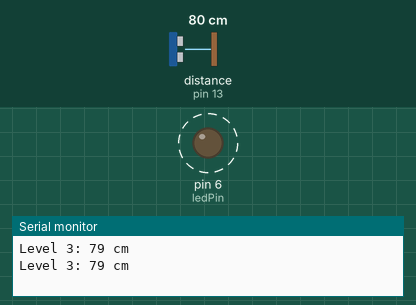
Recording of a sketch running on a simulated Arduino Uno, built with avr-gcc and run on an emulated ATmega328P. Parts: output pins drawn as LEDs (lit = HIGH), the last lines printed to the serial monitor. Wiring (inferred from the names in the program): ultrasonic range finder: trigger pin 2; echo pin 13. Dashed ring = blinking. The inputs (shaded band) are chosen by the test bench; at power-on: distance to the obstacle (sensor on pin 13) 80 cm. The echo pulse lasts 58.3 µs per cm; pins used as bus, display or sensor lines are not drawn.

Above: at 2.0 s.
2.1 s: distance to the obstacle (sensor on pin 13) set to 145 cm
3.9 s: distance to the obstacle (sensor on pin 13) set to 153 cm
At 5.3 s:
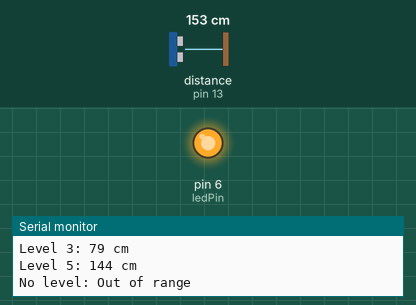
At 6.5 s:
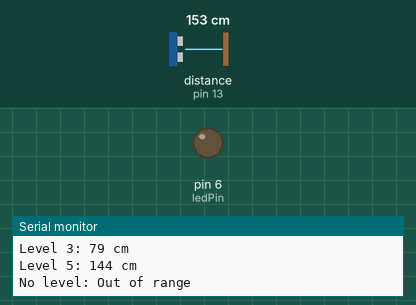
Timing chart, 0 to 14.4 s (numbered marks = the images above; inputs shaded):
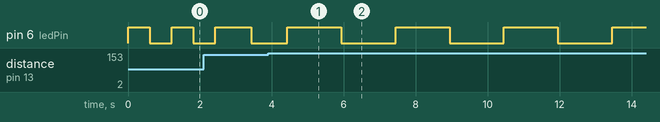

The sketch:

Task_1.ino
```cpp
const int trigPin = 2;
const int echoPin = 13;
int ledPin = 6;
int lightSpeed = 1200;
void setup() {
  // put your setup code here, to run once:
  Serial.begin(9600);
  pinMode(trigPin,OUTPUT);
  pinMode(echoPin,INPUT);
  pinMode(ledPin, OUTPUT);
}

void loop() {
  // put your main code here, to run repeatedly:
  long duration, distance;
  digitalWrite(trigPin, LOW);
  delayMicroseconds(2);
  digitalWrite(trigPin, HIGH);
  delayMicroseconds(10);
  digitalWrite(trigPin, LOW);
  duration = pulseIn(echoPin, HIGH);
  distance = (duration/2) / 29.1; //get dis
  if (distance >= 150)                        //dis >=150 -> Out
  {
    lightSpeed = 1500;
    Serial.println("No level: Out of range");
  }
  else if (distance < 150 && distance >= 120) //120 <= dis < 150 -> lv5
  {
    lightSpeed = 1000;
    Serial.print("Level 5: ");
    Serial.print(distance);
    Serial.println(" cm");
  }
  else if (distance < 120 && distance >= 90) //90 <= dis < 120 -> lv4
  {
    lightSpeed = 800;
    Serial.print("Level 4: ");
    Serial.print(distance);
    Serial.println(" cm");
  }
  else if (distance < 90 && distance >= 60) //60 <= dis < 90 -> lv3
  {
    lightSpeed = 600;
    Serial.print("Level 3: ");
    Serial.print(distance);
    Serial.println(" cm");
  }
  else if (distance < 60 && distance >= 30) //30 <= dis < 60 -> lv2
  {
    lightSpeed = 400;
    Serial.print("Level 2: ");
    Serial.print(distance);
    Serial.println(" cm");
  }
  else if (distance < 30 && distance >= 0) //0 <= dis < 30 -> lv1
  {
    lightSpeed = 200;
    Serial.print("Level 1: ");
    Serial.print(distance);
    Serial.println(" cm");
  }
  digitalWrite(ledPin, HIGH);
  delay(lightSpeed);
  digitalWrite(ledPin, LOW);
  delay(lightSpeed);
}
```

Measured:
- the behaviour switches between 150 and 151 cm on distance to the obstacle (sensor on pin 13) (found by bisection; images 0 and 1)
- after the input at 3.9 s, pin 6 (ledPin): alternates HIGH for 1.5 s and LOW for 1.5 s, starting after 2.0 s
- by itself, pin 6 (ledPin): alternates HIGH for 0.60 s and LOW for 0.61 s
